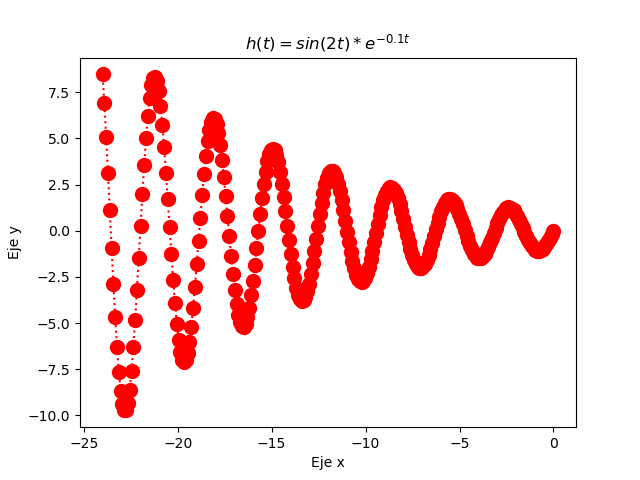

Generate this figure with Python:
import matplotlib.pyplot as plt
import numpy as np

t = np.linspace(0,-24,250)
def h(t):
    return (np.sin(2*t)*np.exp(-0.1*t))
plt.plot(t,h(t),'o:r', ms = 10)
plt.title('$h(t)=sin(2t)*e^{-0.1t}$')
plt.ylabel('Eje y')
plt.xlabel('Eje x')
plt.show()
